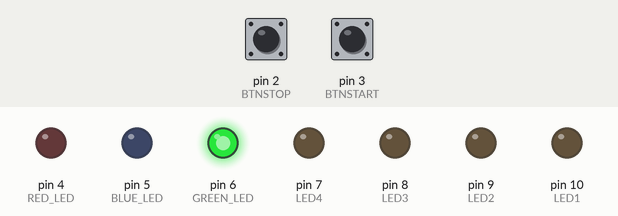
Recording of a program running on a simulated Arduino Uno, built with avr-gcc and run on an emulated ATmega328P. Parts: output pins drawn as LEDs (lit = HIGH). Dashed ring = blinking. The test bench sets the inputs (shaded band); at power-on: pin 3 (BTNSTART) HIGH, pin 2 (BTNSTOP) HIGH.

Above: at 1.2 s.
1.3 s: pin 3 (BTNSTART) pulled LOW for 0.15 s
At 1.41 s:
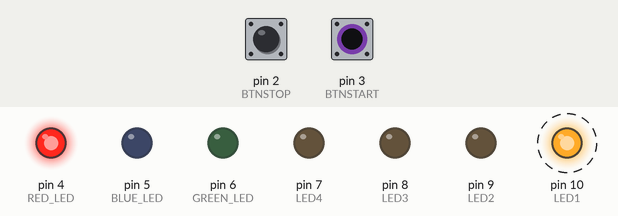
4.3 s: pin 2 (BTNSTOP) pulled LOW for 3.2 s
At 7.7 s:
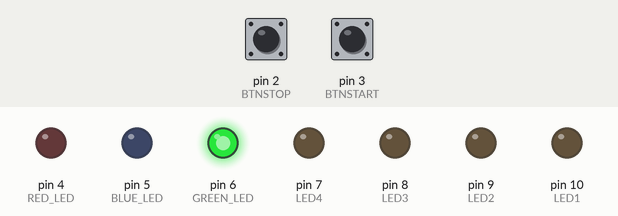
9.0 s: pin 3 (BTNSTART) pulled LOW for 1 s
At 22.5 s:
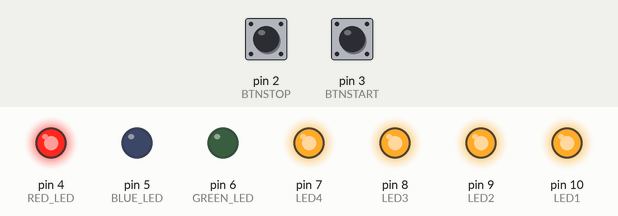
Timing chart, 0 to 25.0 s (numbered marks = the images above; inputs shaded):
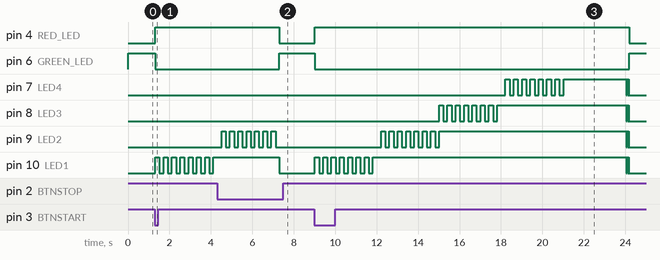

Measured:
- after the input at 1.3 s, pin 4 (RED_LED): LOW → HIGH at once; pin 6 (GREEN_LED): HIGH → LOW at once; pin 10 (LED1): alternates HIGH for 0.20 s and LOW for 0.20 s, starting at once
- after the input at 4.3 s, pin 4 (RED_LED), pin 10 (LED1): HIGH → LOW after 3.0 s; pin 6 (GREEN_LED): LOW → HIGH after 3.0 s; pin 8 (LED3): stops changing and stays LOW
- after the input at 9.0 s, pin 4 (RED_LED): LOW → HIGH at once, → LOW 15.2 s later; pin 6 (GREEN_LED): HIGH → LOW at once, → HIGH 15.2 s later
- by itself, pin 9 (LED2): alternates HIGH for 0.20 s and LOW for 0.20 s, 14 changes in all, then stays LOW

The program:

main.cpp
```cpp
#include <Arduino.h>

#define LED1 10
#define LED2 9
#define LED3 8
#define LED4 7
#define RED_LED 4
#define GREEN_LED 6
#define BLUE_LED 5
#define INTERVAL 3000
#define BTNSTART 3
#define BTNSTOP 2
#define BLINK_INTERVAL 200

int battery = 0;
int charging = 0;
int buttonPressDuration = 0;
int lastBlinkTime = 0;
int blinkState = LOW;
int previousMillis = 0;

void setup() {
  pinMode(LED1, OUTPUT);
  pinMode(LED2, OUTPUT);
  pinMode(LED3, OUTPUT);
  pinMode(LED4, OUTPUT);
  pinMode(RED_LED, OUTPUT);
  pinMode(GREEN_LED, OUTPUT);
  pinMode(BLUE_LED, OUTPUT);
  pinMode(BTNSTART, INPUT_PULLUP);
  pinMode(BTNSTOP, INPUT_PULLUP);

  digitalWrite(RED_LED, LOW);
  digitalWrite(GREEN_LED, HIGH);
  digitalWrite(BLUE_LED, LOW);
}

void blinkLED(int led) {
  int currentMillis = millis();

  if (currentMillis - lastBlinkTime >= BLINK_INTERVAL) {
    lastBlinkTime = currentMillis;
    blinkState = !blinkState;
    digitalWrite(led, blinkState);
  }
}

void resetStation() {
  charging = 0;
  battery = 0;
  digitalWrite(RED_LED, LOW);
  digitalWrite(GREEN_LED, HIGH);
  digitalWrite(BLUE_LED, LOW);

  digitalWrite(LED1, LOW);
  digitalWrite(LED2, LOW);
  digitalWrite(LED3, LOW);
  digitalWrite(LED4, LOW);
}

void loop() {
  int start_button = digitalRead(BTNSTART);

  if (start_button == LOW && charging == 0) {
    delay(20);
    charging = 1;
    previousMillis = millis();
    digitalWrite(RED_LED, HIGH);
    digitalWrite(GREEN_LED, LOW);
    digitalWrite(BLUE_LED, LOW);
  }

  int stop_button = digitalRead(BTNSTOP);

  if (stop_button == LOW) {
    if (buttonPressDuration == 0) {
      buttonPressDuration = millis();
    }
    if (millis() - buttonPressDuration >= INTERVAL) {
      resetStation();
      return;
    }
  } else {
    buttonPressDuration = 0;
  }

  if (charging) {
    int currentMillis = millis();

    if (currentMillis - previousMillis >= INTERVAL) {
      previousMillis = currentMillis;
      battery++;

      if (battery > 4) {
        battery = 0;
        charging = 0;

        for (int i = 0; i < 3; i++) {
          digitalWrite(LED1, HIGH);
          digitalWrite(LED2, HIGH);
          digitalWrite(LED3, HIGH);
          digitalWrite(LED4, HIGH);
          delay(30);
          digitalWrite(LED1, LOW);
          digitalWrite(LED2, LOW);
          digitalWrite(LED3, LOW);
          digitalWrite(LED4, LOW);
          delay(30);
        }

        resetStation();
        return;
      }
    }

    switch (battery) {
      case 0:
        blinkLED(LED1);
        break;
      case 1:
        digitalWrite(LED1, HIGH);
        blinkLED(LED2);
        break;
      case 2:
        digitalWrite(LED2, HIGH);
        blinkLED(LED3);
        break;
      case 3:
        digitalWrite(LED3, HIGH);
        blinkLED(LED4);
        break;
      case 4:
        digitalWrite(LED4, HIGH);
        break;
      default:
        break;
    }
  }
}
```
